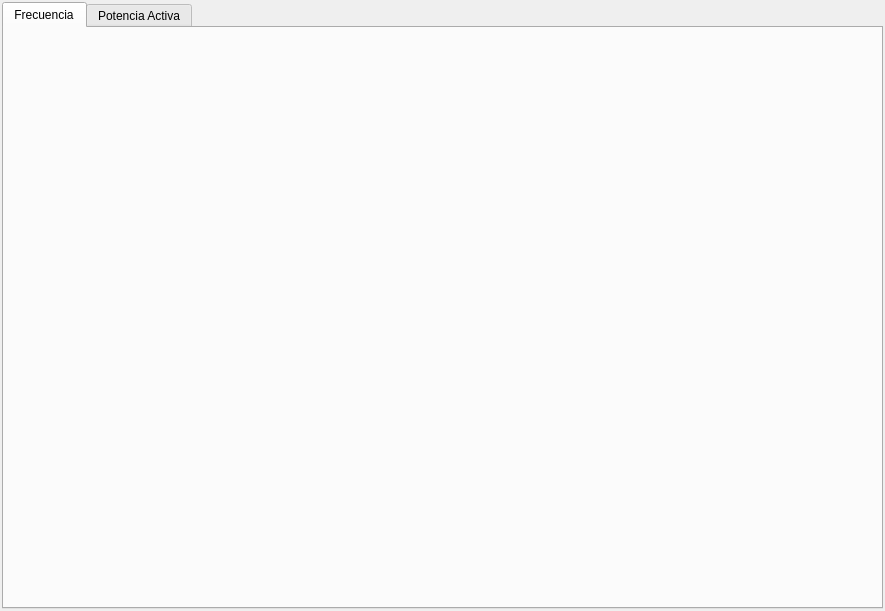
<?xml version="1.0" encoding="UTF-8"?>
<ui version="4.0">
 <class>TendencyWdgUi</class>
 <widget class="QWidget" name="TendencyWdgUi">
  <property name="geometry">
   <rect>
    <x>0</x>
    <y>0</y>
    <width>885</width>
    <height>611</height>
   </rect>
  </property>
  <property name="windowTitle">
   <string>Form</string>
  </property>
  <property name="styleSheet">
   <string notr="true"/>
  </property>
  <layout class="QVBoxLayout" name="verticalLayout">
   <property name="spacing">
    <number>2</number>
   </property>
   <property name="leftMargin">
    <number>2</number>
   </property>
   <property name="topMargin">
    <number>2</number>
   </property>
   <property name="rightMargin">
    <number>2</number>
   </property>
   <property name="bottomMargin">
    <number>2</number>
   </property>
   <item>
    <widget class="QTabWidget" name="TabWidget">
     <widget class="QWidget" name="frecTab">
      <attribute name="title">
       <string>Frecuencia</string>
      </attribute>
     </widget>
     <widget class="QWidget" name="pwTab">
      <attribute name="title">
       <string>Potencia Activa</string>
      </attribute>
     </widget>
    </widget>
   </item>
  </layout>
 </widget>
 <resources/>
 <connections/>
</ui>
